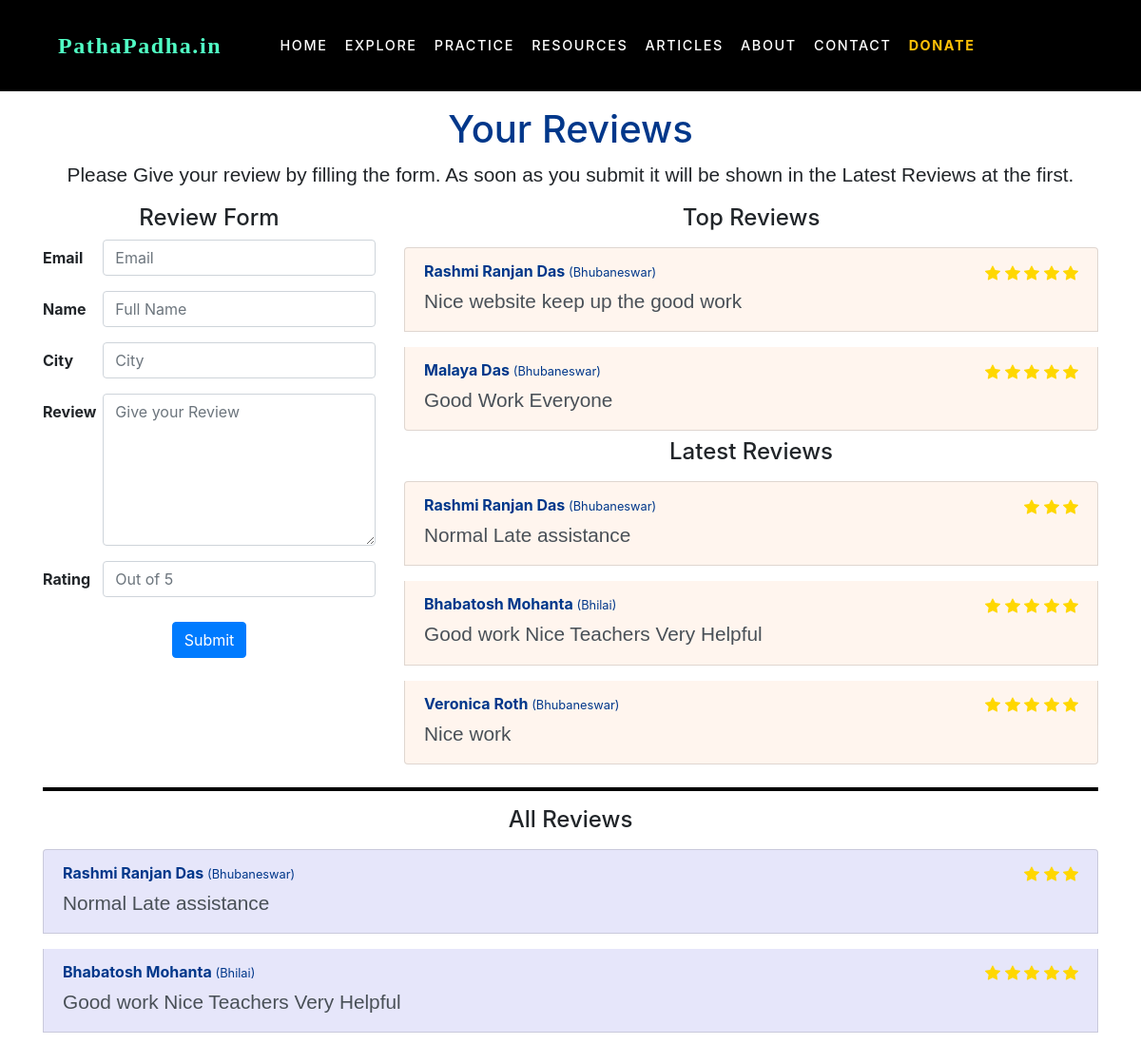
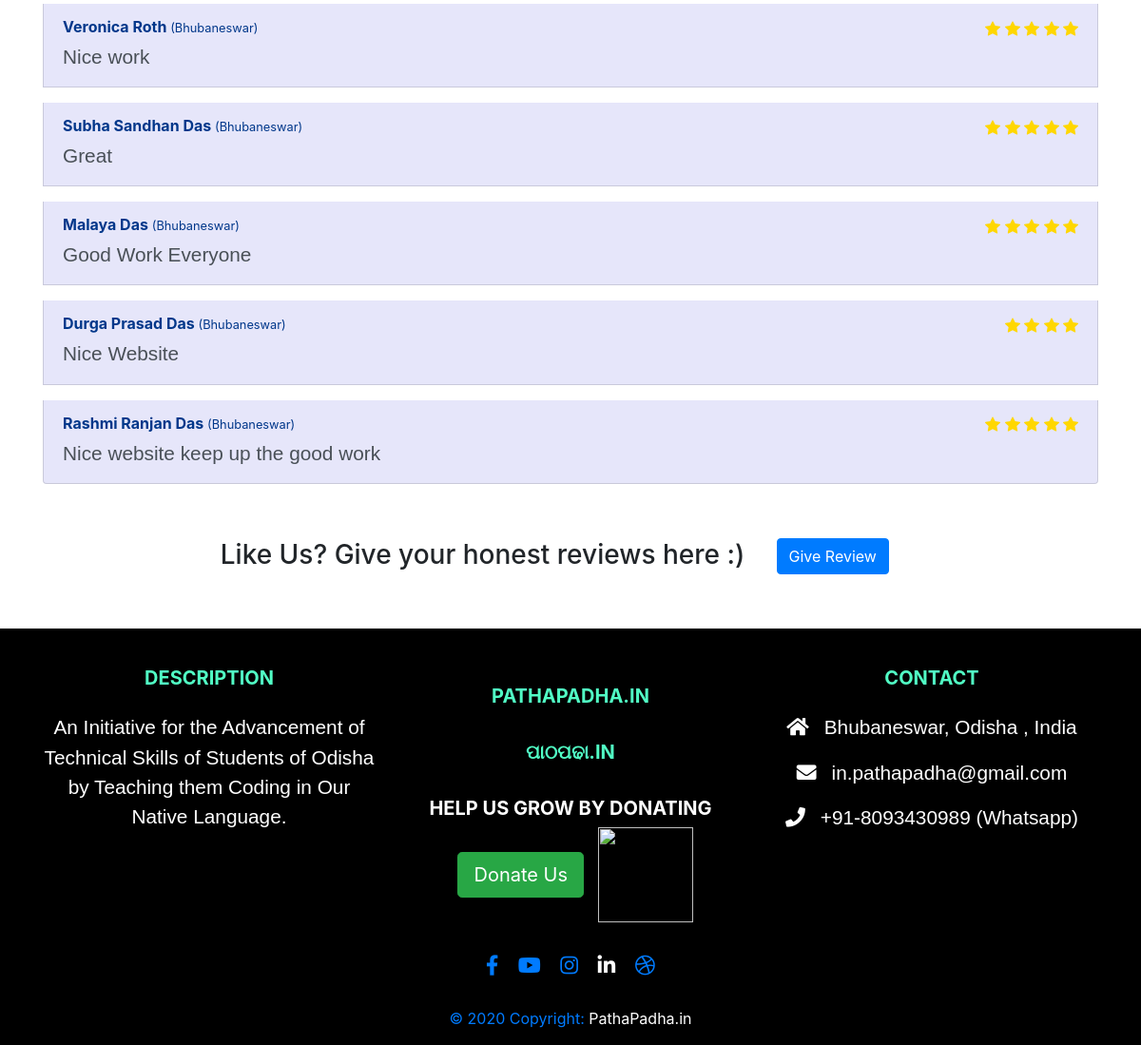
Page /review_page/ on the committed database (2 pictures, top to bottom).
### main/models.py (models this page shows)
class Reviews(models.Model):
    name = models.CharField(max_length=50)
    email = models.EmailField()
    city = models.CharField(max_length=30)
    review = models.CharField(max_length=500)
    rating = models.CharField(max_length=10)
    time = models.DateTimeField()

### main/views.py (the view)
# urls.py: path('review_page/', views.review_page, name="review_page"),
def review_page(request):
    reviews = Reviews.objects.order_by('-id')
    top_reviews = Reviews.objects.filter(rating=5)[0:2]
    latest_reviews = Reviews.objects.order_by('-time')[0:3]
    return render(request, 'main/reviews.html', {'reviews':reviews, 'top_reviews':top_reviews, 'latest_reviews':latest_reviews})

### main/templates/main/reviews.html (shortened to what this page needs)
{% extends 'main/base.html' %}
{% load static %}
{% block content %}
<div class="container mt-3 mb-3 section2" style="text-align: center">
    <h1 style="color:  #00378a;">Your Reviews</h1>
    <p class="article-content">Please Give your review by filling the form. As soon as you submit it will be shown in the Latest Reviews at the first.</p>
</div>
<div class="container">
        <div class="row">
            <div class="col-xs-12 col-sm-12 col-md-4">
                <h4 class="text-center">Review Form</h4>
                <form method="post" action="review">
                    <div class="form-group row">
                        <label for="email" class="col-sm-2 col-form-label"><b>Email</b></label>
                        <div class="col-sm-10">
                        <input type="email" name="email" class="form-control" id="email" placeholder="Email" required>
                        </div>
                    </div>
                    <div class="form-group row">
                        <label for="name" class="col-sm-2 col-form-label"><b>Name</b></label>
                        <div class="col-sm-10">
                        <input type="text" class="form-control" id="name" name="name" placeholder="Full Name" required>
                        </div>
                    </div>
                    <div class="form-group row">
                        <label for="city" class="col-sm-2 col-form-label"><b>City</b></label>
                        <div class="col-sm-10">
                        <input type="text" class="form-control" id="city" name="city" placeholder="City" required>
                        </div>
                    </div>
                    <div class="form-group row">
                        <label for="review" class="col-sm-2 col-form-label"><b>Review</b></label>
                        <div class="col-sm-10">
                            <textarea name="review" id="review" class="form-control" placeholder="Give your Review" style="height: 10rem;" required></textarea>
                        </div>
                    </div>
                    <div class="form-group row">
                        <label for="review" class="col-sm-2 col-form-label"><b>Rating</b></label>
                        <div class="col-sm-10">
                            <input type="number" name="rating" id="review" class="form-control" placeholder="Out of 5" required>
                        </div>
                    </div>
                        <div class="text-center">
                        <button type="submit" class="btn btn-primary">Submit</button>
                        </div>
                </form>
            </div>
            <div class="col-xs-12 col-sm-12 col-md-8">
                    <h4 class="text-center">Top Reviews</h4>
                    <div class="list-group">
                        {% for review in top_reviews %}
                        <div href="#" class="list-group-item list-group-item-action mt-2 mb-2" style="background-color: seashell;">
                        <div class="d-flex w-100 justify-content-between">
                            <b class="mb-1" style="color: #00378a;">{{review.name}} <small>({{review.city}})</small></b>
                            <span>
                            </span>
                        </div>
                        <p class="mb-1">{{review.review}}</small>
                        </div>
                        {% endfor %}
                    </div>
                    <h4 class="text-center">Latest Reviews</h4>
                    <div class="list-group">
                        {% for review in latest_reviews %}
                        <div href="#" class="list-group-item list-group-item-action mt-2 mb-2" style="background-color:seashell;">
                        <div class="d-flex w-100 justify-content-between">
                            <b class="mb-1" style="color: #00378a;">{{review.name}} <small>({{review.city}})</small></b>
                            <span>
                            </span>
                        </div>
                        <p class="mb-1">{{review.review}}</small>
                        </div>
                        {% endfor %}
                    </div>
            </div>
        </div>
        <hr style="height:3px;border-width:1;color:black;background-color:black">
        <div>
            <h4 class="text-center">All Reviews</h4>
            <div class="list-group">
                {% for review in reviews %}
                <div href="#" class="list-group-item list-group-item-action mt-2 mb-2" style="background-color:lavender;">
                  <div class="d-flex w-100 justify-content-between">
                    <b class="mb-1" style="color: #00378a;">{{review.name}} <small>({{review.city}})</small></b>
                    <span>
                    </span>
                  </div>
                  <p class="mb-1">{{review.review}}</small>
                </div>
                {% endfor %}
              </div>
            </div>
        </div>
{% endblock %}

### main/templates/main/base.html (shortened to what this page needs)
{% load static %}
<!DOCTYPE html>
<html lang="en">
<head>
    <link rel="stylesheet" href="https://pro.fontawesome.com/releases/v5.10.0/css/all.css"/>
    <link rel="stylesheet" href="https://stackpath.bootstrapcdn.com/bootstrap/4.4.1/css/bootstrap.min.css">
    <link rel="stylesheet" href="{% static 'main/css/style.css' %}">
</head>
<body>
    <nav class="navbar navbar-expand-lg">
        <div class="container">
            <a class="navbar-brand logo ml-3" href="/">PathaPadha.in</a>
            <div class="collapse navbar-collapse" id="navbarNavAltMarkup">
                <div class="navbar-nav">
                    <a class="nav-link active" href="/">Home</a>
                    <a class="nav-link" href="{% url 'explore' %}">Explore</a>
                    <a class="nav-link" href="{% url 'exam' %}">Practice</a>
                    <a class="nav-link" href="{% url 'resources' %}">Resources</a>
                    <a class="nav-link" href="{% url 'articles' %}">Articles</a>
                    <a class="nav-link" href="{% url 'about' %}">About</a>
                    <a class="nav-link" href="{% url 'contact' %}">Contact</a>
                    <a class="nav-link text-warning" href="{% url 'donation' %}"><b>Donate</b></a>
                </div>
            </div>
        </div>
      </nav>
      {% block content %}
      {% endblock %}
      <div class="container mt-3 mb-4 text-center">
        <h3>Like Us? Give your honest reviews here :)<span><a href="{% url 'review_page' %}"><button class="btn btn-primary">Give Review</button></a></span></h3>
    </div>
 <div class="container-fluid footer" style="background-color: black; color: white">
    <footer class="page-footer font-small stylish-color-dark pt-4">
        <div class="container text-center">
            <div class="row">
                <div class="col-xs-12 col-sm-12 col-md-4">
                    <h5 class="font-weight-bold text-uppercase mt-3 mb-4" style="color: #51ffc5">Description</h5>
                    <p>An Initiative for the Advancement of Technical Skills of Students of Odisha by Teaching them Coding in Our Native Language.</p>
                </div>
                <div class="col-xs-12 col-sm-12 col-md-4">
                    <h5 class="font-weight-bold text-uppercase" style="margin: 10%; color: #51ffc5">PathaPadha.in</h5>
                    <h5 class="font-weight-bold text-uppercase" style="margin: 10%; color: #51ffc5">ପାଠପଢା.in</h5>
                    <h5 class="font-weight-bold text-uppercase">Help us grow by donating</h5>
                    <a href="{% url 'donation' %}"><div class="btn btn-success btn-lg">Donate Us</div></a>
                    <a href="https://onboarding.payumoney.com/app/account?partner_name=PathaPadha&partner_source=Affiliate+Links&partner_uuid=11eb-05c0-781afeca-a81b-0a696b110fde&source=Partner" target="_blank"><img width="100px" height="100px" src="https://partner.payu.in/packs/_/assets/images/icons/certified-partner-ce70c676cc844c678e8a6e7e373e6c0d.png" /></a>
                </div>
                <div class="col-xs-12 col-sm-12 col-md-4" style="text-align: center;">
                        <h5 class="font-weight-bold text-uppercase mt-3 mb-4" style="color: #51ffc5">Contact</h5>
                        <p>
                          <i class="fas fa-home mr-3"></i>Bhubaneswar, Odisha , India</p>
                        <p>
                          <i class="fas fa-envelope mr-3"></i>in.pathapadha@gmail.com</p>
                        <p>
                          <i class="fas fa-phone mr-3"></i>+91-8093430989 (Whatsapp)</p>
                </div>
            </div>
        <hr>
        <ul class="list-unstyled list-inline text-center">
        <li class="list-inline-item">
            <a class="btn-floating btn-fb mx-1" href="https://www.facebook.com/PathaPadhain-102671518313555/">
            <i class="fab fa-facebook-f fa-lg fb"> </i>
            </a>
        </li>
        <li class="list-inline-item">
            <a class="btn-floating btn-tw mx-1" href="https://www.youtube.com/channel/UCh6Soj_LewjsTvgQc4NiU5w">
            <i class="fab fa-youtube tt fa-lg"> </i>
            </a>
        </li>
        <li class="list-inline-item">
            <a class="btn-floating btn-gplus mx-1" href="https://www.instagram.com/pathapadha.in/">
            <i class="fab fa-instagram insta fa-lg"> </i>
            </a>
        </li>
        <li class="list-inline-item">
            <a class="btn-floating btn-li mx-1">
            <i class="fab fa-linkedin-in linkedin fa-lg"> </i>
            </a>
        </li>
        <li class="list-inline-item">
            <a class="btn-floating btn-dribbble mx-1" href="https://www.pathapadha.in/">
            <i class="fab fa-dribbble website fa-lg"> </i>
            </a>
        </li>
        </ul>
        <a href="{% url 'privacy' %}">
            <div class="footer-copyright text-center py-3">© 2020 Copyright:
            <a class="footer-copyright text-center py-3"> PathaPadha.in</a>
            </div>
        </a>
    </footer>
</div>
</body>
</html>

### main/static/main/css/style.css (style rules this page uses)
h1 { color: #00378a; }
nav { background-color:black; }
.nav-link { color:white; font-size: 1rem; margin: 3%; letter-spacing: 0.1rem; text-transform: uppercase; text-decoration: none; font-weight: 400; font-family: -apple-system, BlinkMacSystemFont, 'Segoe UI', Roboto, Oxygen, Ubuntu, Cantarell, 'Open Sans', 'Helvetica Neue', sans-serif; }
svg { color: black; }
.logo { font-family: cursive; font-size: 1.6rem; letter-spacing: 0.1rem; font-weight: 600; color: #ffffff; }
.article-content { font-size: 1.3em; font-family: 'Trebuchet MS', 'Lucida Sans Unicode', 'Lucida Grande', 'Lucida Sans', Arial, sans-serif; }
.btn { margin: 3%; }
a { text-decoration: none; }
@media only screen and (min-width: 992px) { nav { height: 6rem; font-family: cursive; } }

### main/templates/main/base.html (style rules this page uses)
p { font-family: 'Trebuchet MS', 'Lucida Sans Unicode', 'Lucida Grande', 'Lucida Sans', Arial, sans-serif; font-size: 1.3em; }
.nav-link { font-size: 0.9rem; font-weight: 500; margin: 0.15%; }
.navbar-nav { margin-left: 4%; }
.logo { color: #51ffc5; font-size: 1.5rem; }

### rows in the picture
Reviews: name "Rashmi Ranjan Das", city "Bhubaneswar", rating "5" (drawn), review "Nice website keep up the good work"
Reviews: name "Malaya Das", city "Bhubaneswar", rating "5" (drawn), review "Good Work Everyone"
Reviews: name "Rashmi Ranjan Das", city "Bhubaneswar", rating "3" (drawn), review "Normal Late assistance"
Reviews: name "Bhabatosh Mohanta", city "Bhilai", rating "5" (drawn), review "Good work Nice Teachers Very Helpful"
Reviews: name "Veronica Roth", city "Bhubaneswar", rating "5" (drawn), review "Nice work"
Reviews: name "Subha Sandhan Das", city "Bhubaneswar", rating "5" (drawn), review "Great"
Reviews: name "Durga Prasad Das", city "Bhubaneswar", rating "4" (drawn), review "Nice Website"
